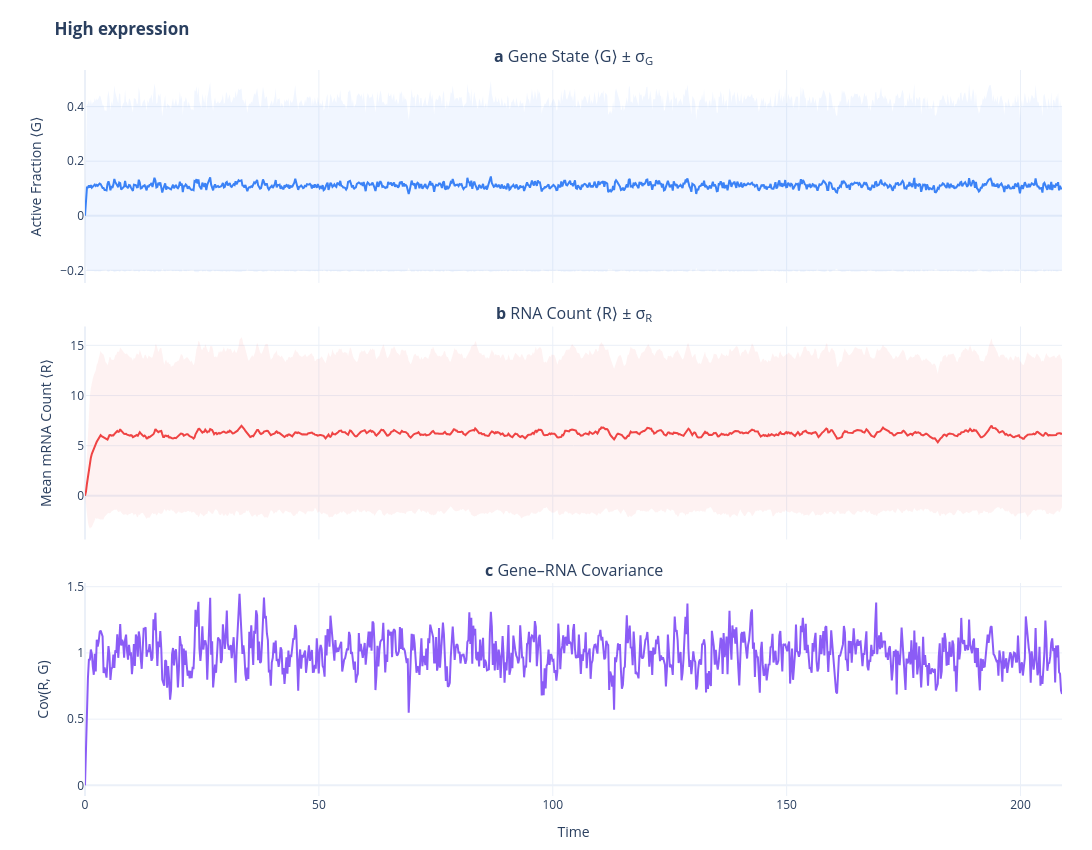
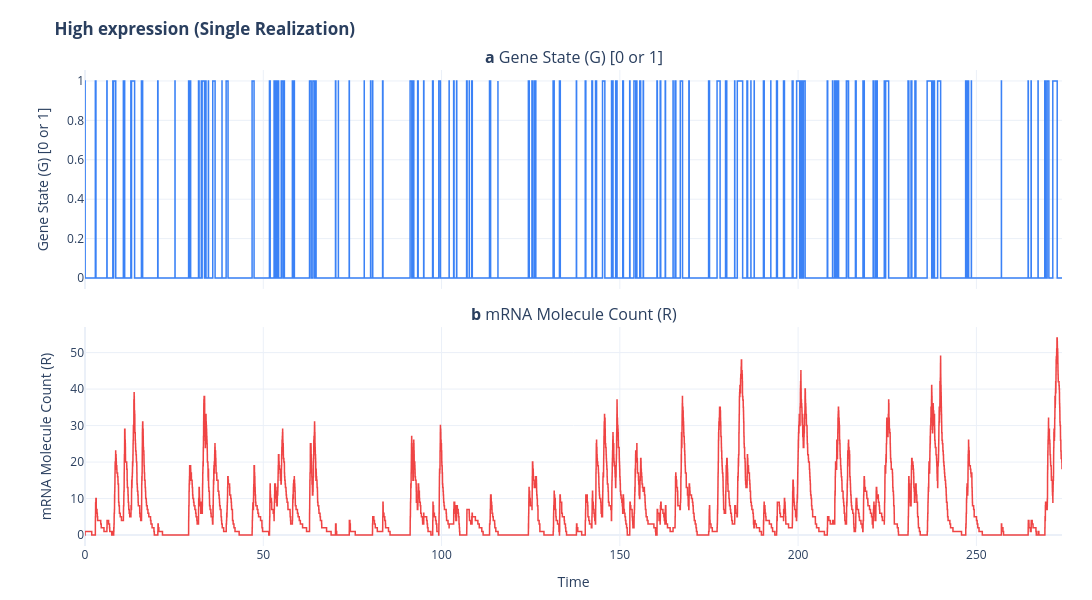

Notebook code cell kept with these figures, in order:
### Markdown cell above
**2a. High expression — TATA + Inr promoter** ($k_{\text{on}}=0.5,\; k_{\text{off}}=4,\; k_{\text{syn}}=56$)

Stable ON state and strong synthesis → large burst size ($k_{\text{syn}}/k_{\text{off}}\approx 14$) →
**high ⟨R⟩**.

### Code cell
run_experiment(
    title="High expression",
    k_on=0.5,
    k_off=4,
    k_syn=56,
    show_single_trajectory=True
)

### Figure 1 — Plotly figure (JSON) as saved in the notebook; plotly's stock layout.template omitted (floating-point values rounded to 4 significant figures; data arrays with more than 128 entries replaced by an {"elided": "..."} marker saying what was removed)
{"data": [{"hoverinfo": "skip", "line": {"width": 0}, "showlegend": false, "type": "scatter", "x": {"elided": "1000 float values"}, "xaxis": "x", "y": {"elided": "1000 float values"}, "yaxis": "y"}, {"fill": "tonexty", "fillcolor": "rgba(59, 130, 246, 0.07)", "hoverinfo": "skip", "line": {"width": 0}, "showlegend": false, "type": "scatter", "x": {"elided": "1000 float values"}, "xaxis": "x", "y": {"elided": "1000 float values"}, "yaxis": "y"}, {"hovertemplate": "⟨G⟩ = %{y:.3f}<extra></extra>", "line": {"color": "#3B82F6", "width": 2}, "showlegend": false, "type": "scatter", "x": {"elided": "1000 float values"}, "xaxis": "x", "y": {"elided": "1000 float values"}, "yaxis": "y"}, {"hoverinfo": "skip", "line": {"width": 0}, "showlegend": false, "type": "scatter", "x": {"elided": "1000 float values"}, "xaxis": "x2", "y": {"elided": "1000 float values"}, "yaxis": "y2"}, {"fill": "tonexty", "fillcolor": "rgba(239, 68, 68, 0.07)", "hoverinfo": "skip", "line": {"width": 0}, "showlegend": false, "type": "scatter", "x": {"elided": "1000 float values"}, "xaxis": "x2", "y": {"elided": "1000 float values"}, "yaxis": "y2"}, {"hovertemplate": "⟨R⟩ = %{y:.1f}<extra></extra>", "line": {"color": "#EF4444", "width": 2}, "showlegend": false, "type": "scatter", "x": {"elided": "1000 float values"}, "xaxis": "x2", "y": {"elided": "1000 float values"}, "yaxis": "y2"}, {"hovertemplate": "Cov = %{y:.3f}<extra></extra>", "line": {"color": "#8B5CF6", "width": 2}, "showlegend": false, "type": "scatter", "x": {"elided": "1000 float values"}, "xaxis": "x3", "y": {"elided": "1000 float values"}, "yaxis": "y3"}], "layout": {"annotations": [{"font": {"size": 16}, "showarrow": false, "text": "<b>a</b> Gene State ⟨G⟩ ± σ<sub>G</sub>", "x": 0.5, "xanchor": "center", "xref": "paper", "y": 1.0, "yanchor": "bottom", "yref": "paper"}, {"font": {"size": 16}, "showarrow": false, "text": "<b>b</b> RNA Count ⟨R⟩ ± σ<sub>R</sub>", "x": 0.5, "xanchor": "center", "xref": "paper", "y": 0.6467, "yanchor": "bottom", "yref": "paper"}, {"font": {"size": 16}, "showarrow": false, "text": "<b>c</b> Gene–RNA Covariance", "x": 0.5, "xanchor": "center", "xref": "paper", "y": 0.2933, "yanchor": "bottom", "yref": "paper"}], "height": 850, "hovermode": "x", "margin": {"b": 50, "l": 85, "r": 30, "t": 70}, "title": {"text": "<b>High expression</b>"}, "width": 1100, "xaxis": {"anchor": "y", "domain": [0.0, 1.0], "matches": "x3", "showticklabels": false}, "xaxis2": {"anchor": "y2", "domain": [0.0, 1.0], "matches": "x3", "showticklabels": false}, "xaxis3": {"anchor": "y3", "domain": [0.0, 1.0], "title": {"text": "Time"}}, "yaxis": {"anchor": "x", "domain": [0.7067, 1.0], "title": {"text": "Active Fraction ⟨G⟩"}}, "yaxis2": {"anchor": "x2", "domain": [0.3533, 0.6467], "title": {"text": "Mean mRNA Count ⟨R⟩"}}, "yaxis3": {"anchor": "x3", "domain": [0.0, 0.2933], "title": {"text": "Cov(R, G)"}}}}

### Figure 2 — Plotly figure (JSON) as saved in the notebook; plotly's stock layout.template omitted (floating-point values rounded to 4 significant figures; data arrays with more than 128 entries replaced by an {"elided": "..."} marker saying what was removed)
{"data": [{"hovertemplate": "G = %{y:.0f}<extra></extra>", "line": {"color": "#3B82F6", "shape": "hv", "width": 1.5}, "showlegend": false, "type": "scatter", "x": {"elided": "4001 float values"}, "xaxis": "x", "y": {"elided": "4001 float values"}, "yaxis": "y"}, {"hovertemplate": "R = %{y:.0f}<extra></extra>", "line": {"color": "#EF4444", "shape": "hv", "width": 1.5}, "showlegend": false, "type": "scatter", "x": {"elided": "4001 float values"}, "xaxis": "x2", "y": {"elided": "4001 float values"}, "yaxis": "y2"}], "layout": {"annotations": [{"font": {"size": 16}, "showarrow": false, "text": "<b>a</b> Gene State (G) [0 or 1]", "x": 0.5, "xanchor": "center", "xref": "paper", "y": 1.0, "yanchor": "bottom", "yref": "paper"}, {"font": {"size": 16}, "showarrow": false, "text": "<b>b</b> mRNA Molecule Count (R)", "x": 0.5, "xanchor": "center", "xref": "paper", "y": 0.46, "yanchor": "bottom", "yref": "paper"}], "height": 600, "hovermode": "x", "margin": {"b": 50, "l": 85, "r": 30, "t": 70}, "title": {"text": "<b>High expression (Single Realization)</b>"}, "width": 1100, "xaxis": {"anchor": "y", "domain": [0.0, 1.0], "matches": "x2", "showticklabels": false}, "xaxis2": {"anchor": "y2", "domain": [0.0, 1.0], "title": {"text": "Time"}}, "yaxis": {"anchor": "x", "domain": [0.54, 1.0], "title": {"text": "Gene State (G) [0 or 1]"}}, "yaxis2": {"anchor": "x2", "domain": [0.0, 0.46], "title": {"text": "mRNA Molecule Count (R)"}}}}
